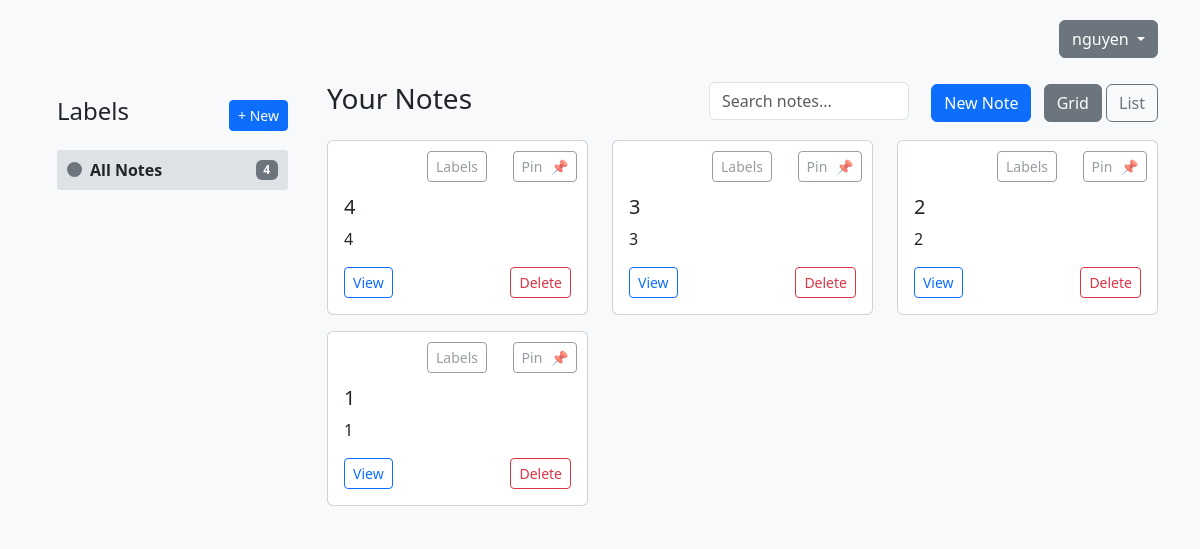
The page /home.php (signed in) on the database as committed earlier.
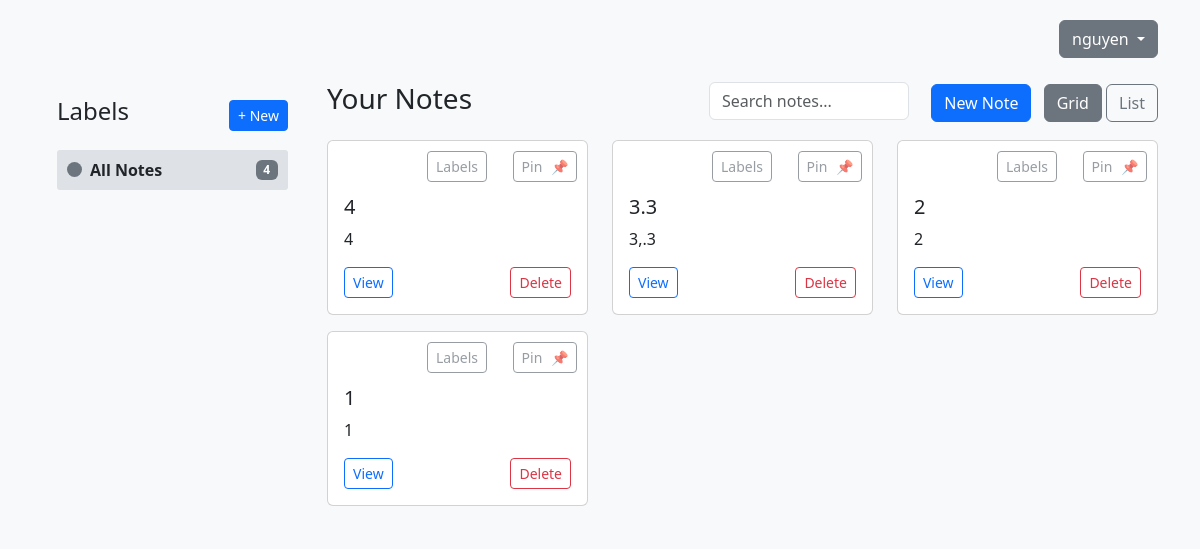
The same page on the database as committed later.
### tables this page shows
CREATE TABLE `notes` (
  `id` int(11) NOT NULL,
  `user_id` int(11) NOT NULL,
  `title` varchar(255) NOT NULL,
  `content` text DEFAULT NULL,
  `created_at` timestamp NOT NULL DEFAULT current_timestamp(),
  `updated_at` timestamp NOT NULL DEFAULT current_timestamp() ON UPDATE current_timestamp(),
  `is_pinned` tinyint(1) DEFAULT 0,
  `pinned_at` timestamp NULL DEFAULT NULL,
  `is_password_protected` tinyint(1) DEFAULT 0,
  `password_hash` varchar(255) DEFAULT NULL
);

### home.php (the view, shortened to what this page needs)
<?php
include 'db.php';
$stmt = $conn->prepare("SELECT id, email, is_verified FROM users WHERE username = ?");
$stmt->bind_param("s", $_SESSION['username']);
$stmt->execute();
$stmt->bind_result($user_id, $email, $is_verified);
$username = $_SESSION['username'];
$notes = $conn->prepare("
    SELECT n.id, n.title, n.content, n.updated_at, n.is_pinned, n.pinned_at,
           n.is_password_protected,  /* Add this */
           GROUP_CONCAT(l.id) AS label_ids,
           GROUP_CONCAT(l.name) AS label_names,
           GROUP_CONCAT(l.color) AS label_colors
    FROM notes n
    LEFT JOIN note_labels nl ON n.id = nl.note_id
    LEFT JOIN labels l ON nl.label_id = l.id
    WHERE n.user_id = ?
    GROUP BY n.id
    ORDER BY n.is_pinned DESC,
             CASE WHEN n.is_pinned = 1 THEN n.pinned_at ELSE n.id END DESC
");
$notes->bind_param("i", $user_id);
$notes->execute();
$all_notes = $notes->get_result()->fetch_all(MYSQLI_ASSOC);
?>
<!DOCTYPE html>
<html lang="en">
<head>
    <link href="assets/css/bootstrap.min.css" rel="stylesheet">
    <link href="home.css" rel="stylesheet">
</head>
<body>
    <div class="container">
        <div class="d-flex justify-content-end mb-4">
            <div class="dropdown">
                <button class="btn btn-secondary dropdown-toggle" type="button" id="userDropdown" data-bs-toggle="dropdown">
                    <?= htmlspecialchars($username) ?>
                </button>
            </div>
        </div>
        <div class="row">
            <div class="col-md-3">
                <div class="labels-sidebar">
                    <div class="d-flex justify-content-between align-items-center mb-3">
                        <h4>Labels</h4>
                        <button class="btn btn-sm btn-primary" data-bs-toggle="modal" data-bs-target="#createLabelModal">
                            + New
                        </button>
                    </div>
                    <div class="label-filters">
                        <div class="label-filter-item active" data-label-id="all">
                            <div class="label-color-preview" style="background-color: #6c757d"></div>
                            All Notes
                            <span class="badge bg-secondary ms-auto"><?= count($all_notes) ?></span>
                        </div>
                    </div>
                </div>
            </div>
            <div class="col-md-9">
                <div class="d-flex justify-content-between mb-3">
                    <h3>Your Notes</h3>
                    <div>
                        <div class="search-container">
                            <input type="text" id="searchInput" class="form-control me-2" placeholder="Search notes..." style="width: 200px; padding-right: 30px;">
                        </div>
                        <a href="note-create.php" class="btn btn-primary me-2">New Note</a>
                        <button class="btn btn-outline-secondary view-toggle active" data-view="grid">Grid</button>
                        <button class="btn btn-outline-secondary view-toggle" data-view="list">List</button>
                    </div>
                </div>
                <?php if (empty($all_notes)): ?>
                    <div class="empty-notes text-center py-5">
                        <h4>You don't have any notes yet</h4>
                        <p class="text-muted mb-4">Start by creating your first note</p>
                        <a href="note-create.php" class="btn btn-primary">Create Your First Note</a>
                    </div>
                <?php else: ?>
                    <div class="row" id="notesContainer">
                        <?php foreach ($all_notes as $note): ?>
                            <div class="col-md-4 mb-3 note-card <?= $note['is_pinned'] ? 'pinned-note' : '' ?>"
                                data-view="grid"
                                data-note-id="<?= $note['id'] ?>"
                                data-updated-at="<?= $note['updated_at'] ?>"
                                data-labels="<?= implode(',', array_column($note['labels'], 'id')) ?>"
                                <?= $note['is_pinned'] ? 'data-pinned-at="' . $note['pinned_at'] . '"' : '' ?>>
                                <div class="card h-100">
                                    <div class="card-body position-relative">
                                        <div class="note-labels">
                                        </div>
                                        <h5 class="card-title"><?= htmlspecialchars($note['title']) ?></h5>
                                        <p class="card-text text-truncate"><?= nl2br(htmlspecialchars($note['content'])) ?></p>
                                        <div class="note-actions">
                                            <a href="view-note.php?id=<?= $note['id'] ?>" class="btn btn-sm btn-outline-primary">View</a>
                                            <div>
                                                <button class="btn btn-sm btn-outline-secondary manage-labels-btn"
                                                    data-bs-toggle="modal"
                                                    data-bs-target="#manageLabelsModal"
                                                    data-note-id="<?= $note['id'] ?>">
                                                    Labels
                                                </button>
                                                <button class="btn btn-sm <?= $note['is_pinned'] ? 'btn-warning' : 'btn-outline-secondary' ?> pin-btn" onclick="togglePin(this, <?= $note['id'] ?>)">
                                                    <?= $note['is_pinned'] ? 'Unpin' : 'Pin' ?>
                                                    <span class="pin-icon">📌</span>
                                                </button>
                                                <a href="delete-note.php?id=<?= $note['id'] ?>" class="btn btn-sm btn-outline-danger"
                                                    onclick="return confirm('Are you sure you want to delete this note?')">
                                                    Delete
                                                </a>
                                            </div>
                                        </div>
                                    </div>
                                </div>
                            </div>
                        <?php endforeach; ?>
                    </div>
                <?php endif; ?>
            </div>
        </div>
    </div>
</body>
</html>

### home.css (style rules this page uses)
body { padding-top: 20px; background-color: #f8f9fa; }
.note-card { transition: all 0.3s ease; height: 100%; }

### home.php (style rules this page uses)
.pin-btn { position: absolute; top: 10px; right: 10px; opacity: 0.7; transition: opacity 0.2s; z-index: 1; }
.pin-icon { margin-left: 5px; }
.search-container { position: relative; display: inline-block; margin-right: 10px; }
.labels-sidebar { background: #f8f9fa; padding: 15px; border-radius: 5px; margin-bottom: 20px; height: 100%; }
.label-filter-item { cursor: pointer; padding: 8px 10px; margin-bottom: 5px; border-radius: 3px; display: flex; align-items: center; }
.label-filter-item.active { background-color: #dee2e6; font-weight: bold; }
.label-color-preview { width: 15px; height: 15px; border-radius: 50%; display: inline-block; margin-right: 8px; }
.note-labels { min-height: 28px; margin-bottom: 10px; }
.manage-labels-btn { position: absolute; top: 10px; right: 100px; opacity: 0.7; transition: opacity 0.2s; z-index: 1; }
.note-actions { display: flex; justify-content: space-between; margin-top: 15px; }

Rows that differ between the two databases and show on the page:
changed notes (number 2 of 4 on the later page): title "3" → "3.3"; content "3" → "3,.3"
